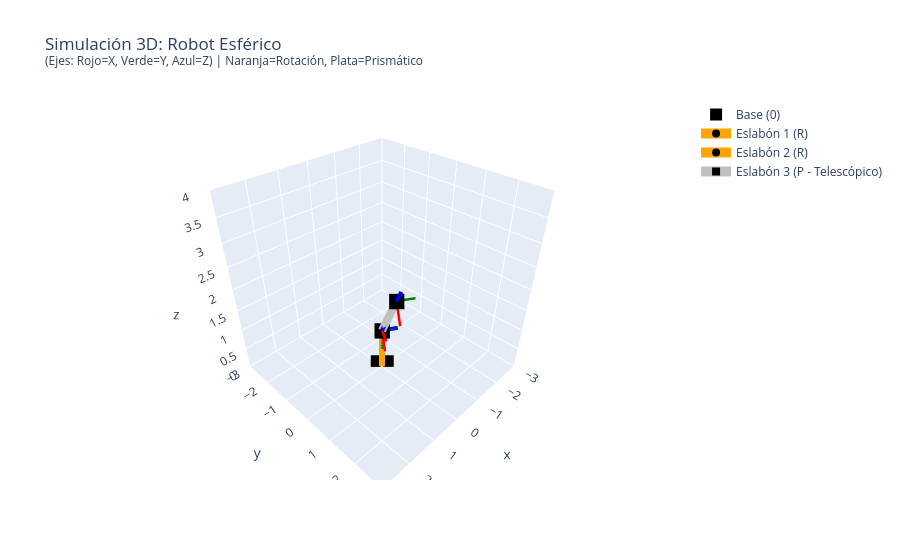

Notebook source saved alongside this figure:
### Markdown cell above
### 4.2 El Robot Esférico (Stanford Arm) - RRP
Utilizado históricamente y perfecto para alcanzar objetos dentro de cavidades.
- **Articulaciones:** 2 de Rotación (base y elevación) y 1 Prismática (extensión telescópica).

### Code cell
# Variables articulares
q1_rot, q2_rot, q3_dist = 60, 45, 2.0  # Base, Elevación, Extensión de la lanza

dh_esferico = [
    {'a': 0, 'alpha': -90, 'd': 1.0, 'theta': q1_rot, 'type': 'R'},  
    {'a': 0, 'alpha': 90,  'd': 0,   'theta': q2_rot, 'type': 'R'},  
    {'a': 0, 'alpha': 0,   'd': q3_dist, 'theta': 0, 'type': 'P'}    # Eslabón prismático (d varía)
]

plot_robot_dh(dh_esferico, "Robot Esférico")

### Figure 1 — Plotly figure (JSON) as saved in the notebook; plotly's stock layout.template omitted (floating-point values rounded to 4 significant figures)
{"data": [{"marker": {"color": "black", "size": 12, "symbol": "square"}, "mode": "markers", "name": "Base (0)", "type": "scatter3d", "x": [0], "y": [0], "z": [0]}, {"line": {"color": "orange", "width": 12}, "marker": {"color": "black", "size": 8, "symbol": "circle"}, "mode": "lines+markers", "name": "Eslabón 1 (R)", "type": "scatter3d", "x": [0, 0], "y": [0, 0], "z": [0, 1]}, {"line": {"color": "red", "width": 5}, "mode": "lines", "showlegend": false, "type": "scatter3d", "x": [0, 0.25], "y": [0, 0.433], "z": [1, 1]}, {"line": {"color": "green", "width": 5}, "mode": "lines", "showlegend": false, "type": "scatter3d", "x": [0, -2.651e-17], "y": [0, 1.531e-17], "z": [1, 0.5]}, {"line": {"color": "blue", "width": 8}, "mode": "lines", "showlegend": false, "type": "scatter3d", "x": [0, -0.433], "y": [0, 0.25], "z": [1, 1]}, {"line": {"color": "orange", "width": 12}, "marker": {"color": "black", "size": 8, "symbol": "circle"}, "mode": "lines+markers", "name": "Eslabón 2 (R)", "type": "scatter3d", "x": [0, 0], "y": [0, 0], "z": [1, 1]}, {"line": {"color": "red", "width": 5}, "mode": "lines", "showlegend": false, "type": "scatter3d", "x": [0, 0.1768], "y": [0, 0.3062], "z": [1, 0.6464]}, {"line": {"color": "green", "width": 5}, "mode": "lines", "showlegend": false, "type": "scatter3d", "x": [0, -0.433], "y": [0, 0.25], "z": [1, 1]}, {"line": {"color": "blue", "width": 8}, "mode": "lines", "showlegend": false, "type": "scatter3d", "x": [0, 0.1768], "y": [0, 0.3062], "z": [1, 1.354]}, {"line": {"color": "silver", "width": 16}, "marker": {"color": "black", "size": 8, "symbol": "square"}, "mode": "lines+markers", "name": "Eslabón 3 (P - Telescópico)", "type": "scatter3d", "x": [0, 0.7071], "y": [0, 1.225], "z": [1, 2.414]}, {"line": {"color": "red", "width": 5}, "mode": "lines", "showlegend": false, "type": "scatter3d", "x": [0.7071, 0.8839], "y": [1.225, 1.531], "z": [2.414, 2.061]}, {"line": {"color": "green", "width": 5}, "mode": "lines", "showlegend": false, "type": "scatter3d", "x": [0.7071, 0.2741], "y": [1.225, 1.475], "z": [2.414, 2.414]}, {"line": {"color": "blue", "width": 8}, "mode": "lines", "showlegend": false, "type": "scatter3d", "x": [0.7071, 0.8839], "y": [1.225, 1.531], "z": [2.414, 2.768]}], "layout": {"scene": {"aspectmode": "cube", "xaxis": {"range": [-3, 3]}, "yaxis": {"range": [-3, 3]}, "zaxis": {"range": [0, 4]}}, "title": {"text": "Simulación 3D: Robot Esférico <br><sup>(Ejes: Rojo=X, Verde=Y, Azul=Z) | Naranja=Rotación, Plata=Prismático</sup>"}}}
